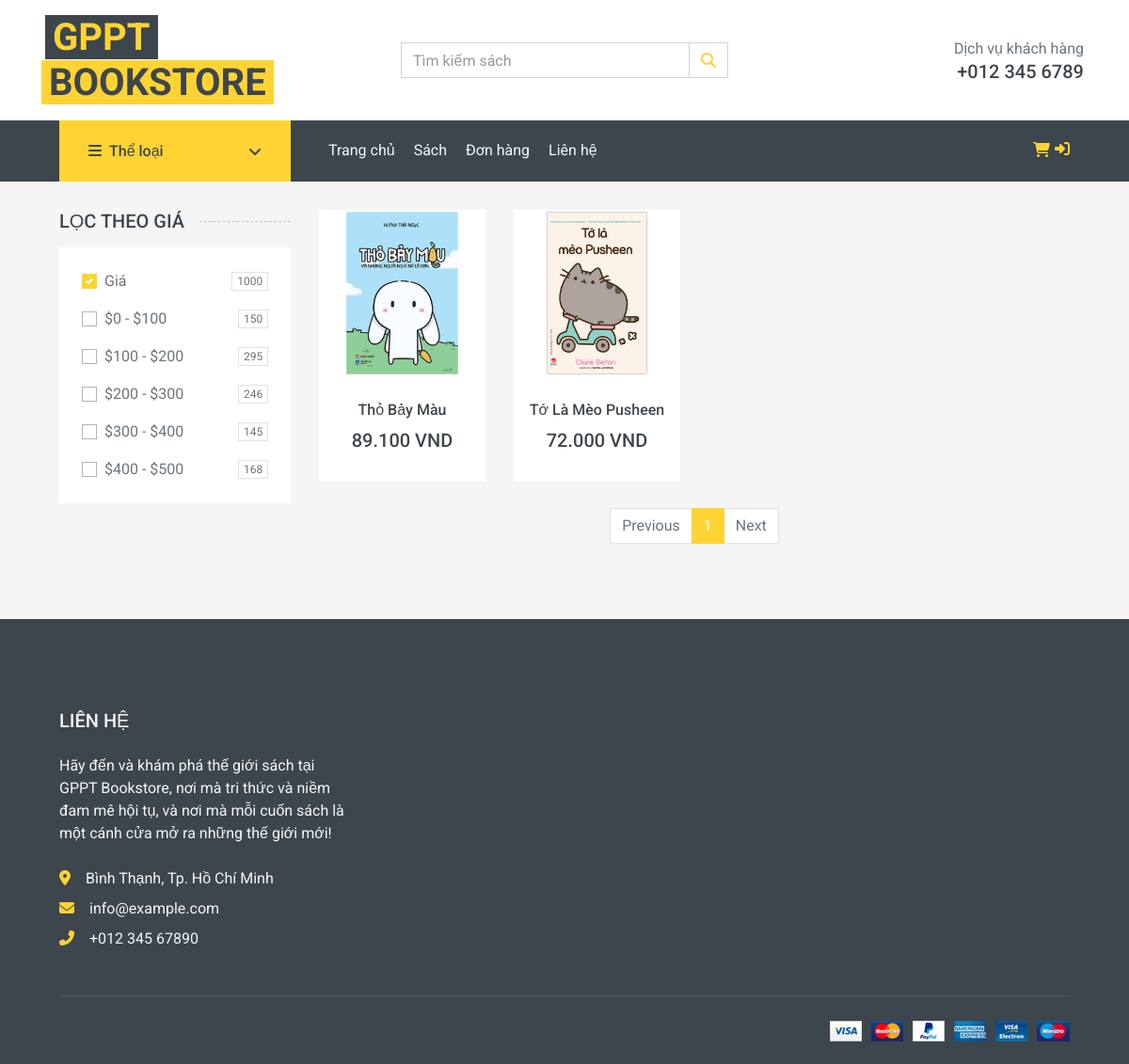
Page /category/product/7 on the earlier database version.
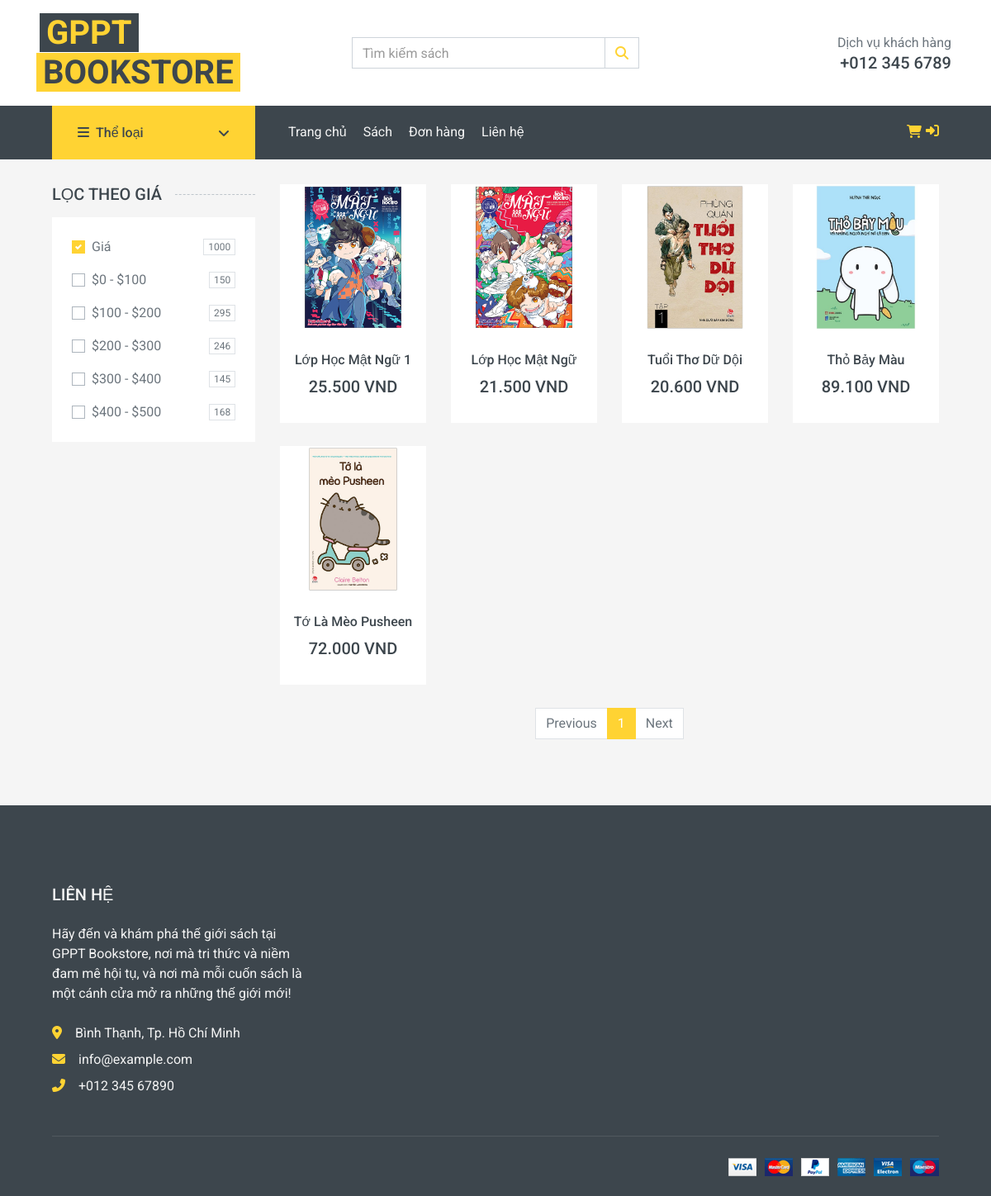
Same page on the later database version.
### tables this page shows
CREATE TABLE `products` (
  `id` int(11) NOT NULL,
  `name` varchar(50) NOT NULL,
  `price` float NOT NULL,
  `image` varchar(150) NOT NULL,
  `description` text NOT NULL,
  `createDate` date NOT NULL,
  `status` tinyint(1) NOT NULL,
  `id_author` int(11) NOT NULL,
  `id_category` int(11) NOT NULL
);

### app/controllers/CategoryController.php (called while the page is built, shortened)
<?php
class CategoryController {
    private $productsModel;
    public function __construct()
    {
        $this->db = (new Database())->getConnection();
        $this->productsModel = new ProductModel($this->db);
    }
    public function product($id) {
        $limit = 12;
        $currentPage = isset($_GET['page']) ? $_GET['page'] : 1;
        $offset = ($currentPage - 1) * $limit;
        $totalPropucts = $this->productsModel->getTotalProductsByCategory($id);
        $totalPages = ceil($totalPropucts / $limit);
        $products = $this->productsModel-> getProductByIdCategoriesPaginated($id, $limit, $offset);
        include_once 'app/views/users/category.php';
    }
}

### index.php (called while the page is built, shortened)
<?php
require_once 'config/database.php';
require_once 'app/models/ProductModel.php';
$url = $_GET['url'] ?? '';
$url = rtrim($url, '/');
$url = filter_var($url, FILTER_SANITIZE_URL);
$url = explode('/', $url);
$action = isset($url[1]) && $url[1] != '' ? $url[1] : 'index';
$controller = new $controllerName();
call_user_func_array([$controller, $action], array_slice($url, 2));

### config/database.php (called while the page is built, shortened)
<?php
class Database {
    private $host = "localhost";
    private $db_name = "db_bookstore";
    private $username = "root";
    private $password = "";
    public function getConnection() {
        $this->conn = null;
        try {
            $this->conn = new PDO("mysql:host=" . $this->host . ";dbname=" . $this->db_name, $this->username, $this->password);
            $this->conn->exec("set names utf8");
        } catch(PDOException $exception) {
            echo "Connection error: " . $exception->getMessage();
        }
        return $this->conn;
    }
}

### app/models/ProductModel.php (called while the page is built, shortened)
<?php
class ProductModel
{
    private $conn;
    private $table_name = "products";
    public function __construct($db)
    {
        $this->conn = $db;
    }
    public function getTotalProductsByCategory($id)
    {
        $query = "SELECT COUNT(*) as total FROM " . $this->table_name . " WHERE id_category = :id";
        $stmt = $this->conn->prepare($query);
        $stmt->bindParam(':id', $id, PDO::PARAM_INT);
        $stmt->execute();
        $row = $stmt->fetch(PDO::FETCH_ASSOC);
        return $row['total'];
    }
    public function getProductByIdCategoriesPaginated($id, $limit, $offset)
    {
        $query = "SELECT * FROM " . $this->table_name . " WHERE id_category = :id ORDER BY createDate DESC LIMIT :limit OFFSET :offset";
        $stmt = $this->conn->prepare($query);
        $stmt->bindParam(':id', $id, PDO::PARAM_INT);
        $stmt->bindParam(':limit', $limit, PDO::PARAM_INT);
        $stmt->bindParam(':offset', $offset, PDO::PARAM_INT);
        $stmt->execute();
        return $stmt;
    }
}

### app/views/users/category.php (the view, shortened to what this page needs)
<!DOCTYPE html>
<html lang="en">
<head>
    <?php include_once("app/views/users/partical/head.php"); ?>
</head>
<body>
    <?php include_once("app/views/users/partical/header.php"); ?>
    <div class="container-fluid">
        <div class="row px-xl-5">
            <div class="col-lg-3 col-md-4">
                <h5 class="section-title position-relative text-uppercase mb-3"><span class="bg-secondary pr-3">Lọc theo giá</span></h5>
                <div class="bg-light p-4 mb-30">
                    <form>
                        <div class="custom-control custom-checkbox d-flex align-items-center justify-content-between mb-3">
                            <label class="custom-control-label" for="price-all">Giá</label>
                            <span class="badge border font-weight-normal">1000</span>
                        </div>
                        <div class="custom-control custom-checkbox d-flex align-items-center justify-content-between mb-3">
                            <label class="custom-control-label" for="price-1">$0 - $100</label>
                            <span class="badge border font-weight-normal">150</span>
                        </div>
                        <div class="custom-control custom-checkbox d-flex align-items-center justify-content-between mb-3">
                            <label class="custom-control-label" for="price-2">$100 - $200</label>
                            <span class="badge border font-weight-normal">295</span>
                        </div>
                        <div class="custom-control custom-checkbox d-flex align-items-center justify-content-between mb-3">
                            <label class="custom-control-label" for="price-3">$200 - $300</label>
                            <span class="badge border font-weight-normal">246</span>
                        </div>
                        <div class="custom-control custom-checkbox d-flex align-items-center justify-content-between mb-3">
                            <label class="custom-control-label" for="price-4">$300 - $400</label>
                            <span class="badge border font-weight-normal">145</span>
                        </div>
                        <div class="custom-control custom-checkbox d-flex align-items-center justify-content-between">
                            <label class="custom-control-label" for="price-5">$400 - $500</label>
                            <span class="badge border font-weight-normal">168</span>
                        </div>
                    </form>
                </div>
            </div>
            <div class="col-lg-9 col-md-8">
                <div class="row pb-3">
                    <?php while ($product = $products->fetch(PDO::FETCH_ASSOC)) : ?>
                        <div class="col-lg-3 col-md-4 col-sm-6 pb-1">
                            <div class="product-item bg-light mb-4">
                                <div class="product-img position-relative overflow-hidden">
                                    <img class="img-fluid w-100" src="/phpbanhang/public/images/products/<?php echo $product['image']; ?>" alt="<?php echo $product['name']; ?>">
                                    <div class="product-action">
                                    </div>
                                </div>
                                <div class="text-center py-4">
                                    <a class="h6 text-decoration-none text-truncate" href="/phpbanhang/product/detail/<?php echo $product['id']; ?>"><?php echo $product['name']; ?></a>
                                    <div class="d-flex align-items-center justify-content-center mt-2">
                                        <h5>
                                            <?php
                                            $price = $product['price'];
                                            $formattedPrice = number_format($price, 0, ',', '.');
                                            echo $formattedPrice . ' VND';
                                            ?>
                                        </h5>
                                    </div>
                                </div>
                            </div>
                        </div>
                    <?php endwhile; ?>
                    <?php
                    if ($products->rowCount() > 0) {
                    ?>
                        <div class="col-12">
                            <nav>
                                <ul class="pagination justify-content-center">
                                    <li class="page-item <?php echo ($currentPage <= 1) ? 'disabled' : ''; ?>">
                                        <a class="page-link" href="?page=<?php echo $currentPage - 1; ?>" tabindex="-1">Previous</a>
                                    </li>
                                    <?php for ($i = 1; $i <= $totalPages; $i++) : ?>
                                        <li class="page-item <?php echo ($i == $currentPage) ? 'active' : ''; ?>">
                                            <a class="page-link" href="?page=<?php echo $i; ?>"><?php echo $i; ?></a>
                                        </li>
                                    <?php endfor; ?>
                                    <li class="page-item <?php echo ($currentPage >= $totalPages) ? 'disabled' : ''; ?>">
                                        <a class="page-link" href="?page=<?php echo $currentPage + 1; ?>">Next</a>
                                    </li>
                                </ul>
                            </nav>
                        </div>
                    <?php
                    } else {
                        echo '<div class="col-12">Không tồn tại sản phẩm nào!</div>';
                    }
                    ?>
                </div>
            </div>
        </div>
    </div>
    <?php include_once("app/views/users/partical/footer.php"); ?>
</body>
</html>

### app/views/users/partical/head.php (shortened to what this page needs)
<link href="https://cdnjs.cloudflare.com/ajax/libs/font-awesome/5.10.0/css/all.min.css" rel="stylesheet">
<link href="/phpbanhang/public/user/lib/animate/animate.min.css" rel="stylesheet">
<link href="/phpbanhang/public/user/lib/owlcarousel/assets/owl.carousel.min.css" rel="stylesheet">
<link href="/phpbanhang/public/user/css/style.css" rel="stylesheet">
<link rel="stylesheet" href="https://code.jquery.com/ui/1.12.1/themes/base/jquery-ui.css">

### app/views/users/partical/header.php (shortened to what this page needs)
<div class="row align-items-center bg-light py-3 px-xl-5 d-none d-lg-flex">
    <div class="col-lg-4">
        <a href="/phpbanhang" class="text-decoration-none">
            <span class="h1 text-uppercase text-primary bg-dark px-2">GPPT</span>
            <span class="h1 text-uppercase text-dark bg-primary px-2 ml-n1">Bookstore</span>
        </a>
    </div>
    <div class="col-lg-4 col-6 text-left">
        <form method="POST" action="/phpbanhang/product/fineNameProduct">
            <div class="input-group">
                <input type="text" class="form-control" id = "name" name="name" placeholder="Tìm kiếm sách">
                <div class="input-group-append">
                    <button class="input-group-text bg-transparent text-primary">
                        <i class="fa fa-search"></i>
                    </button>
                </div>
            </div>
        </form>
    </div>
    <div class="col-lg-4 col-6 text-right">
        <p class="m-0">Dịch vụ khách hàng</p>
        <h5 class="m-0">+012 345 6789</h5>
    </div>
</div>
<div class="container-fluid bg-dark mb-30">
    <div class="row px-xl-5">
        <div class="col-lg-3 d-none d-lg-block">
            <a class="btn d-flex align-items-center justify-content-between bg-primary w-100" data-toggle="collapse" href="#navbar-vertical" style="height: 65px; padding: 0 30px;">
                <h6 class="text-dark m-0"><i class="fa fa-bars mr-2"></i>Thể loại</h6>
                <i class="fa fa-angle-down text-dark"></i>
            </a>
        </div>
        <div class="col-lg-9">
            <nav class="navbar navbar-expand-lg bg-dark navbar-dark py-3 py-lg-0 px-0">
                <div class="collapse navbar-collapse justify-content-between" id="navbarCollapse">
                    <div class="navbar-nav mr-auto py-0">
                        <a href="/phpbanhang" class="nav-item nav-link">Trang chủ</a>
                        <a href="/phpbanhang/product" class="nav-item nav-link">Sách</a>
                        <a href="/phpbanhang/checkout/listorders" class="nav-item nav-link">Đơn hàng</a>
                        <a href="/phpbanhang/contact" class="nav-item nav-link">Liên hệ</a>
                    </div>
                    <div class="navbar-nav ml-auto py-0 d-none d-lg-block">
                        <a href="/phpbanhang/product/viewcart" class="btn px-0 ml-3">
                            <i class="fas fa-shopping-cart text-primary"></i>
                        </a>
                        <?php if (isset($_SESSION['customer_id'])) : ?>
                            <a href='/phpbanhang/user/userinfo/<?= $_SESSION['customer_id'] ?>' class='btn px-0 ml-3'><i class='fa-solid fa-user text-primary'></i></a>
                            <a href='/phpbanhang/user/logout' class='btn px-0 ml-3'><i class='fa-solid fa-right-from-bracket text-primary'></i></a>
                        <?php else :?>
                            <a href='/phpbanhang/user/login'><i class='fa-solid fa-right-to-bracket text-primary'></i></a>
                        <?php endif ?>
                    </div>
                </div>
            </nav>
        </div>
    </div>
</div>

### app/views/users/partical/footer.php
<div class="container-fluid bg-dark text-secondary mt-5 pt-5">
    <div class="row px-xl-5 pt-5">
        <div class="col-lg-4 col-md-12 mb-5 pr-3 pr-xl-5">
            <h5 class="text-secondary text-uppercase mb-4">Liên hệ</h5>
            <p class="mb-4">Hãy đến và khám phá thế giới sách tại GPPT Bookstore, nơi mà tri thức và niềm đam mê hội tụ,
                 và nơi mà mỗi cuốn sách là một cánh cửa mở ra những thế giới mới!</p>
            <p class="mb-2"><i class="fa fa-map-marker-alt text-primary mr-3"></i>Bình Thạnh, Tp. Hồ Chí Minh</p>
            <p class="mb-2"><i class="fa fa-envelope text-primary mr-3"></i>info@example.com</p>
            <p class="mb-0"><i class="fa fa-phone-alt text-primary mr-3"></i>+012 345 67890</p>
        </div>
    </div>
    <div class="row border-top mx-xl-5 py-4" style="border-color: rgba(256, 256, 256, .1) !important;">
        <div class="col-md-6 px-xl-0">
        </div>
        <div class="col-md-6 px-xl-0 text-center text-md-right">
            <img class="img-fluid" src="/phpbanhang/public/user/img/payments.png" alt="">
        </div>
    </div>
</div>

Differences in the rows shown:
added products: image (picture), name "Lớp Học Mật Ngữ 1", price "25.500"
added products: image (picture), name "Lớp Học Mật Ngữ", price "21.500"
added products: image (picture), name "Tuổi Thơ Dữ Dội", price "20.600"
